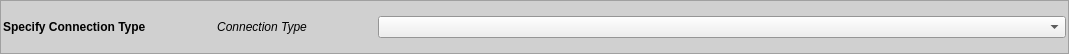
<?xml version="1.0" encoding="UTF-8"?>
<ui version="4.0">
 <class>myJvxNetworkTechnology</class>
 <widget class="QWidget" name="myJvxNetworkTechnology">
  <property name="geometry">
   <rect>
    <x>0</x>
    <y>0</y>
    <width>1069</width>
    <height>54</height>
   </rect>
  </property>
  <property name="windowTitle">
   <string>Form</string>
  </property>
  <property name="accessibleDescription">
   <string>socket_tech:/integrateiplink</string>
  </property>
  <layout class="QHBoxLayout" name="horizontalLayout">
   <property name="spacing">
    <number>0</number>
   </property>
   <property name="leftMargin">
    <number>0</number>
   </property>
   <property name="topMargin">
    <number>0</number>
   </property>
   <property name="rightMargin">
    <number>0</number>
   </property>
   <property name="bottomMargin">
    <number>0</number>
   </property>
   <item>
    <widget class="QFrame" name="frame">
     <property name="palette">
      <palette>
       <active>
        <colorrole role="Base">
         <brush brushstyle="SolidPattern">
          <color alpha="255">
           <red>255</red>
           <green>255</green>
           <blue>255</blue>
          </color>
         </brush>
        </colorrole>
        <colorrole role="Window">
         <brush brushstyle="SolidPattern">
          <color alpha="255">
           <red>208</red>
           <green>208</green>
           <blue>208</blue>
          </color>
         </brush>
        </colorrole>
       </active>
       <inactive>
        <colorrole role="Base">
         <brush brushstyle="SolidPattern">
          <color alpha="255">
           <red>255</red>
           <green>255</green>
           <blue>255</blue>
          </color>
         </brush>
        </colorrole>
        <colorrole role="Window">
         <brush brushstyle="SolidPattern">
          <color alpha="255">
           <red>208</red>
           <green>208</green>
           <blue>208</blue>
          </color>
         </brush>
        </colorrole>
       </inactive>
       <disabled>
        <colorrole role="Base">
         <brush brushstyle="SolidPattern">
          <color alpha="255">
           <red>208</red>
           <green>208</green>
           <blue>208</blue>
          </color>
         </brush>
        </colorrole>
        <colorrole role="Window">
         <brush brushstyle="SolidPattern">
          <color alpha="255">
           <red>208</red>
           <green>208</green>
           <blue>208</blue>
          </color>
         </brush>
        </colorrole>
       </disabled>
      </palette>
     </property>
     <property name="accessibleDescription">
      <string/>
     </property>
     <property name="autoFillBackground">
      <bool>true</bool>
     </property>
     <property name="frameShape">
      <enum>QFrame::StyledPanel</enum>
     </property>
     <property name="frameShadow">
      <enum>QFrame::Sunken</enum>
     </property>
     <layout class="QGridLayout" name="gridLayout" rowstretch="0" columnstretch="1,1,1,1,10">
      <property name="leftMargin">
       <number>2</number>
      </property>
      <property name="topMargin">
       <number>2</number>
      </property>
      <property name="rightMargin">
       <number>2</number>
      </property>
      <property name="bottomMargin">
       <number>2</number>
      </property>
      <property name="spacing">
       <number>2</number>
      </property>
      <item row="0" column="4">
       <widget class="QComboBox" name="comboBox"/>
      </item>
      <item row="0" column="0">
       <widget class="QLabel" name="label">
        <property name="font">
         <font>
          <weight>75</weight>
          <italic>false</italic>
          <bold>true</bold>
         </font>
        </property>
        <property name="text">
         <string>Specify Connection Type</string>
        </property>
       </widget>
      </item>
      <item row="0" column="2">
       <widget class="QLabel" name="label_7">
        <property name="font">
         <font>
          <italic>true</italic>
         </font>
        </property>
        <property name="text">
         <string>Connection Type</string>
        </property>
        <property name="alignment">
         <set>Qt::AlignCenter</set>
        </property>
       </widget>
      </item>
      <item row="0" column="1">
       <spacer name="horizontalSpacer">
        <property name="orientation">
         <enum>Qt::Horizontal</enum>
        </property>
        <property name="sizeHint" stdset="0">
         <size>
          <width>40</width>
          <height>20</height>
         </size>
        </property>
       </spacer>
      </item>
      <item row="0" column="3">
       <spacer name="horizontalSpacer_2">
        <property name="orientation">
         <enum>Qt::Horizontal</enum>
        </property>
        <property name="sizeHint" stdset="0">
         <size>
          <width>40</width>
          <height>20</height>
         </size>
        </property>
       </spacer>
      </item>
     </layout>
    </widget>
   </item>
  </layout>
 </widget>
 <resources/>
 <connections/>
</ui>
